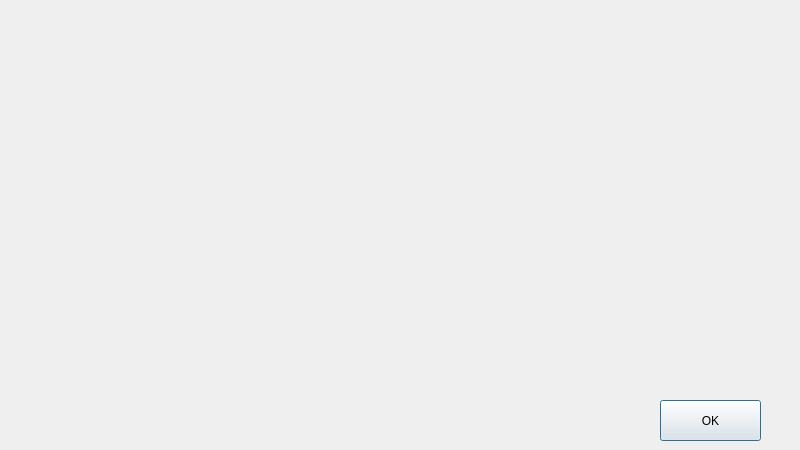
<?xml version="1.0" encoding="UTF-8"?>
<ui version="4.0">
 <class>how</class>
 <widget class="QDialog" name="how">
  <property name="geometry">
   <rect>
    <x>0</x>
    <y>0</y>
    <width>800</width>
    <height>450</height>
   </rect>
  </property>
  <property name="windowTitle">
   <string>Dialog</string>
  </property>
  <widget class="QLabel" name="label">
   <property name="geometry">
    <rect>
     <x>0</x>
     <y>0</y>
     <width>800</width>
     <height>450</height>
    </rect>
   </property>
   <property name="text">
    <string/>
   </property>
   <property name="pixmap">
    <pixmap resource="img.qrc">:/image/inform.png</pixmap>
   </property>
   <property name="scaledContents">
    <bool>true</bool>
   </property>
  </widget>
  <widget class="QPushButton" name="pushButton">
   <property name="geometry">
    <rect>
     <x>660</x>
     <y>400</y>
     <width>101</width>
     <height>41</height>
    </rect>
   </property>
   <property name="styleSheet">
    <string notr="true">font: 75 24pt &quot;Comic Sans MS&quot;;</string>
   </property>
   <property name="text">
    <string>OK</string>
   </property>
   <property name="icon">
    <iconset resource="img.qrc">
     <normaloff>:/image/icon.png</normaloff>:/image/icon.png</iconset>
   </property>
   <property name="iconSize">
    <size>
     <width>30</width>
     <height>30</height>
    </size>
   </property>
  </widget>
 </widget>
 <resources>
  <include location="img.qrc"/>
 </resources>
 <connections/>
</ui>
